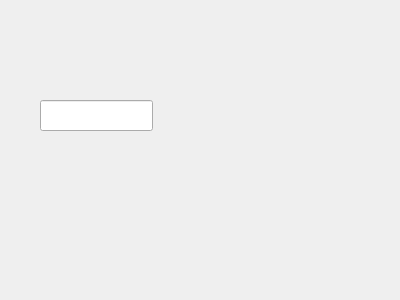
<?xml version="1.0" encoding="UTF-8"?>
<ui version="4.0">
 <class>MyForm</class>
 <widget class="QWidget" name="MyForm">
  <property name="geometry">
   <rect>
    <x>0</x>
    <y>0</y>
    <width>400</width>
    <height>300</height>
   </rect>
  </property>
  <property name="windowTitle">
   <string>Form</string>
  </property>
  <widget class="MyLabel" name="label">
   <property name="geometry">
    <rect>
     <x>50</x>
     <y>20</y>
     <width>54</width>
     <height>17</height>
    </rect>
   </property>
   <property name="text">
    <string/>
   </property>
  </widget>
  <widget class="QLineEdit" name="lineEdit">
   <property name="geometry">
    <rect>
     <x>40</x>
     <y>100</y>
     <width>113</width>
     <height>31</height>
    </rect>
   </property>
  </widget>
 </widget>
 <customwidgets>
  <customwidget>
   <class>MyLabel</class>
   <extends>QLabel</extends>
   <header>MyLabel.h</header>
   <slots>
    <slot>setTextMajuscules(QString)</slot>
   </slots>
  </customwidget>
 </customwidgets>
 <resources/>
 <connections>
  <connection>
   <sender>lineEdit</sender>
   <signal>textChanged(QString)</signal>
   <receiver>label</receiver>
   <slot>setTextMajuscules(QString)</slot>
   <hints>
    <hint type="sourcelabel">
     <x>125</x>
     <y>109</y>
    </hint>
    <hint type="destinationlabel">
     <x>94</x>
     <y>20</y>
    </hint>
   </hints>
  </connection>
 </connections>
</ui>
